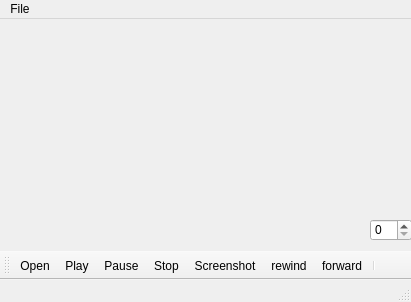
<?xml version="1.0" encoding="UTF-8"?>
<ui version="4.0">
 <class>Player</class>
 <widget class="QMainWindow" name="Player">
  <property name="geometry">
   <rect>
    <x>0</x>
    <y>0</y>
    <width>411</width>
    <height>302</height>
   </rect>
  </property>
  <property name="windowTitle">
   <string>MainWindow</string>
  </property>
  <widget class="QWidget" name="centralwidget">
   <widget class="QSpinBox" name="spinBox">
    <property name="geometry">
     <rect>
      <x>370</x>
      <y>200</y>
      <width>42</width>
      <height>22</height>
     </rect>
    </property>
   </widget>
  </widget>
  <widget class="QMenuBar" name="menubar">
   <property name="geometry">
    <rect>
     <x>0</x>
     <y>0</y>
     <width>411</width>
     <height>21</height>
    </rect>
   </property>
   <widget class="QMenu" name="menuFile">
    <property name="title">
     <string>File</string>
    </property>
    <addaction name="actionOpen"/>
   </widget>
   <addaction name="menuFile"/>
  </widget>
  <widget class="QStatusBar" name="statusbar"/>
  <widget class="QToolBar" name="toolBar">
   <property name="windowTitle">
    <string>toolBar</string>
   </property>
   <attribute name="toolBarArea">
    <enum>BottomToolBarArea</enum>
   </attribute>
   <attribute name="toolBarBreak">
    <bool>false</bool>
   </attribute>
   <addaction name="actionOpen"/>
   <addaction name="actionPlay"/>
   <addaction name="actionPause"/>
   <addaction name="actionStop"/>
   <addaction name="actionScreenshot"/>
   <addaction name="actionRewind"/>
   <addaction name="actionForward"/>
   <addaction name="separator"/>
  </widget>
  <action name="actionOpen">
   <property name="icon">
    <iconset resource="resources.qrc">
     <normaloff>:/images/icons/file up.png</normaloff>:/images/icons/file up.png</iconset>
   </property>
   <property name="text">
    <string>Open</string>
   </property>
   <property name="toolTip">
    <string>Open a file</string>
   </property>
  </action>
  <action name="actionPlay">
   <property name="icon">
    <iconset resource="resources.qrc">
     <normaloff>:/images/icons/play.png</normaloff>:/images/icons/play.png</iconset>
   </property>
   <property name="text">
    <string>Play</string>
   </property>
   <property name="toolTip">
    <string>Play</string>
   </property>
  </action>
  <action name="actionPause">
   <property name="icon">
    <iconset resource="resources.qrc">
     <normaloff>:/images/icons/pause.png</normaloff>:/images/icons/pause.png</iconset>
   </property>
   <property name="text">
    <string>Pause</string>
   </property>
   <property name="toolTip">
    <string>Pause</string>
   </property>
  </action>
  <action name="actionStop">
   <property name="icon">
    <iconset resource="resources.qrc">
     <normaloff>:/images/icons/stop.png</normaloff>:/images/icons/stop.png</iconset>
   </property>
   <property name="text">
    <string>Stop</string>
   </property>
   <property name="toolTip">
    <string>Stop</string>
   </property>
  </action>
  <action name="actionScreenshot">
   <property name="icon">
    <iconset resource="resources.qrc">
     <normaloff>:/images/icons/aparat.jpg</normaloff>:/images/icons/aparat.jpg</iconset>
   </property>
   <property name="text">
    <string>Screenshot</string>
   </property>
  </action>
  <action name="actionRewind">
   <property name="icon">
    <iconset resource="resources.qrc">
     <normaloff>:/images/icons/prev 2.png</normaloff>:/images/icons/prev 2.png</iconset>
   </property>
   <property name="text">
    <string>rewind</string>
   </property>
  </action>
  <action name="actionForward">
   <property name="icon">
    <iconset resource="resources.qrc">
     <normaloff>:/images/icons/next 2.png</normaloff>:/images/icons/next 2.png</iconset>
   </property>
   <property name="text">
    <string>forward</string>
   </property>
  </action>
 </widget>
 <resources>
  <include location="resources.qrc"/>
 </resources>
 <connections/>
</ui>
